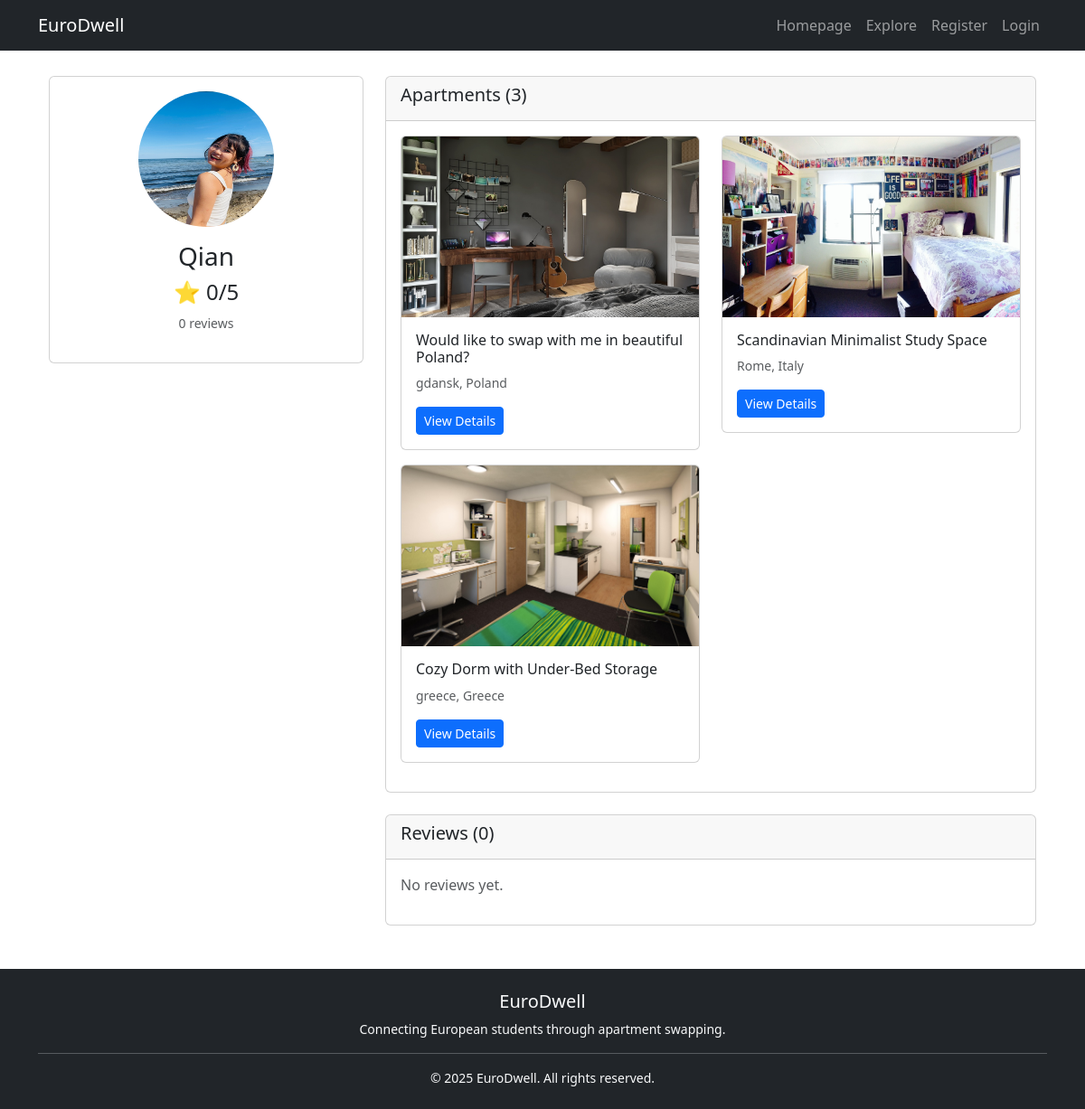
/user/6/, run on the app's committed database.
### app/models.py (models this page shows, shortened)
class Profile(models.Model):
    user = models.OneToOneField(User, on_delete=models.CASCADE)
    bio = models.TextField(blank=True)
    phone_number = models.CharField(max_length=20, blank=True)
    email_notifications = models.BooleanField(default=False)
    sms_notifications = models.BooleanField(default=False)
    avatar = models.ImageField(upload_to='profile_pics/', null=True, blank=True)
    def average_rating(self):
        reviews = Review.objects.filter(reviewee=self.user)
        if reviews:
            return round(sum(review.rating for review in reviews) / len(reviews), 1)
        return 0
    def total_reviews(self):
        return Review.objects.filter(reviewee=self.user).count()

class Apartment(models.Model):
    user = models.ForeignKey(User, on_delete=models.CASCADE)
    title = models.CharField(max_length=200)
    description = models.TextField()
    country = models.CharField(max_length=100,default='Norway')
    city = models.CharField(max_length=100,default='Oslo')
    bedrooms = models.IntegerField(default=1)
    bathrooms = models.IntegerField(default=1)
    shared_bathroom = models.BooleanField(default=False)
    shared_kitchen = models.BooleanField(default=False)
    available_from = models.DateField(default=date.today)
    available_until = models.DateField(default=default_available_until)
    created_at = models.DateTimeField(auto_now_add=True)
    updated_at = models.DateTimeField(auto_now=True)
    @property
    def location(self):
        return f"{self.city}, {self.country}"

class ApartmentImage(models.Model):
    apartment = models.ForeignKey(Apartment, related_name='images', on_delete=models.CASCADE)
    image = models.ImageField(upload_to='apartments/')
    uploaded_at = models.DateTimeField(auto_now_add=True)

### app/views.py (the view)
# urls.py: path('user/<int:user_id>/', views.user_profile_view, name='user_profile'),
def user_profile_view(request, user_id):
    profile_user = get_object_or_404(User, id=user_id)
    profile, created = Profile.objects.get_or_create(user=profile_user)
    user_apartments = Apartment.objects.filter(user=profile_user)
    reviews = Review.objects.filter(reviewee=profile_user).order_by('-created_at')
    context = {
        'profile_user': profile_user,
        'profile': profile,
        'user_apartments': user_apartments,
        'reviews': reviews,
    }
    return render(request, 'user_profile.html', context)

### app/context_processors.py (called while the page is built)
def unread_message_count(request):
    if request.user.is_authenticated:
        count = Message.objects.filter(receiver=request.user, is_read=False).count()
        return {'unread_message_count': count}
    return {}

### app/templates/user_profile.html (shortened to what this page needs)
{% extends 'base.html' %}
{% block content %}
<div class="container">
    <div class="row">
        <div class="col-md-4">
            <div class="card">
                <div class="card-body text-center">
                    {% if profile.avatar %}
                        <img src="{{ profile.avatar.url }}" class="rounded-circle mb-3" width="150" height="150" alt="Profile Picture">
                    {% else %}
                        <div class="bg-secondary rounded-circle mx-auto mb-3 d-flex align-items-center justify-content-center" style="width: 150px; height: 150px;">
                            <i class="fas fa-user text-white fa-4x"></i>
                        </div>
                    {% endif %}
                    <h3>{{ profile_user.first_name|default:profile_user.username }}</h3>
                    <div class="rating mb-3">
                        <h4>⭐ {{ profile.average_rating }}/5</h4>
                        <small class="text-muted">{{ profile.total_reviews }} reviews</small>
                    </div>
                </div>
            </div>
        </div>
        <div class="col-md-8">
            <div class="card mb-4">
                <div class="card-header">
                    <h5>Apartments ({{ user_apartments.count }})</h5>
                </div>
                <div class="card-body">
                    {% if user_apartments %}
                        <div class="row">
                            {% for apartment in user_apartments %}
                                <div class="col-md-6 mb-3">
                                    <div class="card">
                                        {% if apartment.images.first %}
                                            <img src="{{ apartment.images.first.image.url }}" class="card-img-top" style="height: 200px; object-fit: cover;" alt="Apartment">
                                        {% endif %}
                                        <div class="card-body p-3">
                                            <h6 class="card-title">{{ apartment.title }}</h6>
                                            <p class="card-text small text-muted">{{ apartment.location }}</p>
                                            <a href="{% url 'apartment_details' apartment.id %}" class="btn btn-sm btn-primary">View Details</a>
                                        </div>
                                    </div>
                                </div>
                            {% endfor %}
                        </div>
                    {% else %}
                        <p class="text-muted">No apartments listed yet.</p>
                    {% endif %}
                </div>
            </div>
            <div class="card">
                <div class="card-header">
                    <h5>Reviews ({{ reviews.count }})</h5>
                </div>
                <div class="card-body">
                    {% if reviews %}
                        {% for review in reviews %}
                            <div class="mb-3 pb-3 border-bottom">
                                <div class="d-flex justify-content-between">
                                    <strong>{{ review.reviewer.first_name|default:review.reviewer.username }}</strong>
                                    <div>
                                        {% for i in "12345" %}
                                            {% if forloop.counter <= review.rating %}⭐{% else %}☆{% endif %}
                                        {% endfor %}
                                    </div>
                                </div>
                                <p class="mb-1">{{ review.comment }}</p>
                                <small class="text-muted">{{ review.created_at|date:"M d, Y" }}</small>
                            </div>
                        {% endfor %}
                    {% else %}
                        <p class="text-muted">No reviews yet.</p>
                    {% endif %}
                </div>
            </div>
        </div>
    </div>
</div>
{% endblock %}

### data on the page
Profile: avatar (picture), average_rating "0", total_reviews "0"
Apartment: images.first.image (picture), title "Would like to swap with me in beautiful Poland?", location "gdansk, Poland"
Apartment: images.first.image (picture), title "Scandinavian Minimalist Study Space", location "Rome, Italy"
Apartment: images.first.image (picture), title "Cozy Dorm with Under-Bed Storage", location "greece, Greece"

### other printed values
{{ profile_user.first_name|default:profile_user.username }} "Qian"
{{ user_apartments.count }} "3"
{{ reviews.count }} "0"
